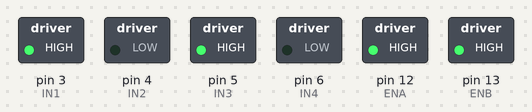
Recording of a sketch running on a simulated Arduino Uno, built with avr-gcc and run on an emulated ATmega328P. On the bench: switched loads named in the sketch (green lamp = pin HIGH).

Above: at 0.1 s.
Timing chart, 0 to 1.6 s (numbered marks = the images above):
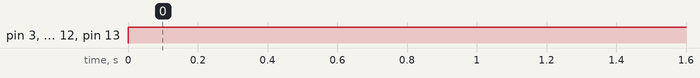

Measured:
- by itself, pin 3 (IN1), pin 5 (IN3), pin 12 (ENA), pin 13 (ENB): LOW → HIGH at 0.00 s

The sketch:

car_motor.ino
```cpp
const int IN1 = 3;
const int IN2 = 4;
const int IN3 = 5;
const int IN4 = 6;

const int ENA = 12;
const int ENB = 13;


void setup() {

  pinMode (IN1, OUTPUT);
  pinMode (IN2, OUTPUT);
  pinMode (IN3, OUTPUT);
  pinMode (IN4, OUTPUT);
  //pinMode (ENA, OUTPUT);
  //pinMode (ENB, OUTPUT);
  // put your setup code here, to run once:

}

void loop() {

  analogWrite(ENA, 255);
  analogWrite(ENB, 500);

  digitalWrite(IN1, HIGH);
  digitalWrite(IN2, LOW);
  digitalWrite(IN3, HIGH);
  digitalWrite(IN4, LOW);

  // put your main code here, to run repeatedly:

}
```
